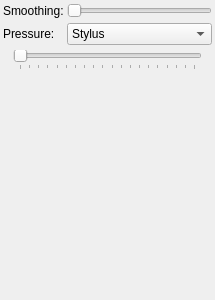
<?xml version="1.0" encoding="UTF-8"?>
<ui version="4.0">
 <class>InputSettings</class>
 <widget class="QWidget" name="InputSettings">
  <property name="geometry">
   <rect>
    <x>0</x>
    <y>0</y>
    <width>215</width>
    <height>300</height>
   </rect>
  </property>
  <property name="windowTitle">
   <string>Form</string>
  </property>
  <layout class="QVBoxLayout" name="verticalLayout">
   <property name="spacing">
    <number>5</number>
   </property>
   <property name="leftMargin">
    <number>3</number>
   </property>
   <property name="topMargin">
    <number>3</number>
   </property>
   <property name="rightMargin">
    <number>3</number>
   </property>
   <property name="bottomMargin">
    <number>3</number>
   </property>
   <item>
    <layout class="QFormLayout" name="formLayout">
     <property name="fieldGrowthPolicy">
      <enum>QFormLayout::AllNonFixedFieldsGrow</enum>
     </property>
     <property name="horizontalSpacing">
      <number>3</number>
     </property>
     <property name="verticalSpacing">
      <number>5</number>
     </property>
     <item row="0" column="0">
      <widget class="QLabel" name="label">
       <property name="text">
        <string>Smoothing:</string>
       </property>
      </widget>
     </item>
     <item row="0" column="1">
      <widget class="QSlider" name="smoothing">
       <property name="maximum">
        <number>10</number>
       </property>
       <property name="pageStep">
        <number>2</number>
       </property>
       <property name="tracking">
        <bool>false</bool>
       </property>
       <property name="orientation">
        <enum>Qt::Horizontal</enum>
       </property>
      </widget>
     </item>
     <item row="1" column="0">
      <widget class="QLabel" name="label_2">
       <property name="text">
        <string>Pressure:</string>
       </property>
      </widget>
     </item>
     <item row="1" column="1">
      <widget class="QComboBox" name="pressuresrc">
       <item>
        <property name="text">
         <string>Stylus</string>
        </property>
       </item>
       <item>
        <property name="text">
         <string>Distance</string>
        </property>
       </item>
       <item>
        <property name="text">
         <string>Velocity</string>
        </property>
       </item>
      </widget>
     </item>
    </layout>
   </item>
   <item>
    <widget class="QStackedWidget" name="stackedWidget">
     <property name="currentIndex">
      <number>1</number>
     </property>
     <widget class="QWidget" name="page_4">
      <layout class="QVBoxLayout" name="verticalLayout_2">
       <property name="spacing">
        <number>0</number>
       </property>
       <property name="leftMargin">
        <number>0</number>
       </property>
       <property name="topMargin">
        <number>0</number>
       </property>
       <property name="rightMargin">
        <number>0</number>
       </property>
       <property name="bottomMargin">
        <number>0</number>
       </property>
       <item>
        <widget class="KisCurveWidget" name="stylusCurve" native="true">
         <property name="minimumSize">
          <size>
           <width>50</width>
           <height>50</height>
          </size>
         </property>
        </widget>
       </item>
      </layout>
     </widget>
     <widget class="QWidget" name="page_5">
      <layout class="QVBoxLayout" name="verticalLayout_3">
       <property name="spacing">
        <number>3</number>
       </property>
       <property name="leftMargin">
        <number>0</number>
       </property>
       <property name="topMargin">
        <number>0</number>
       </property>
       <property name="rightMargin">
        <number>0</number>
       </property>
       <property name="bottomMargin">
        <number>0</number>
       </property>
       <item>
        <layout class="QHBoxLayout" name="horizontalLayout">
         <property name="spacing">
          <number>0</number>
         </property>
         <item>
          <spacer name="horizontalSpacer">
           <property name="orientation">
            <enum>Qt::Horizontal</enum>
           </property>
           <property name="sizeType">
            <enum>QSizePolicy::Fixed</enum>
           </property>
           <property name="sizeHint" stdset="0">
            <size>
             <width>10</width>
             <height>20</height>
            </size>
           </property>
          </spacer>
         </item>
         <item>
          <widget class="QSlider" name="distance">
           <property name="toolTip">
            <string>Curve distance</string>
           </property>
           <property name="autoFillBackground">
            <bool>false</bool>
           </property>
           <property name="minimum">
            <number>10</number>
           </property>
           <property name="maximum">
            <number>200</number>
           </property>
           <property name="tracking">
            <bool>false</bool>
           </property>
           <property name="orientation">
            <enum>Qt::Horizontal</enum>
           </property>
           <property name="tickPosition">
            <enum>QSlider::TicksBelow</enum>
           </property>
           <property name="tickInterval">
            <number>10</number>
           </property>
          </widget>
         </item>
         <item>
          <spacer name="horizontalSpacer_2">
           <property name="orientation">
            <enum>Qt::Horizontal</enum>
           </property>
           <property name="sizeType">
            <enum>QSizePolicy::Fixed</enum>
           </property>
           <property name="sizeHint" stdset="0">
            <size>
             <width>10</width>
             <height>20</height>
            </size>
           </property>
          </spacer>
         </item>
        </layout>
       </item>
       <item>
        <widget class="KisCurveWidget" name="distanceCurve" native="true">
         <property name="minimumSize">
          <size>
           <width>50</width>
           <height>50</height>
          </size>
         </property>
        </widget>
       </item>
      </layout>
     </widget>
     <widget class="QWidget" name="page_6">
      <layout class="QVBoxLayout" name="verticalLayout_4">
       <property name="spacing">
        <number>3</number>
       </property>
       <property name="leftMargin">
        <number>0</number>
       </property>
       <property name="topMargin">
        <number>0</number>
       </property>
       <property name="rightMargin">
        <number>0</number>
       </property>
       <property name="bottomMargin">
        <number>0</number>
       </property>
       <item>
        <layout class="QHBoxLayout" name="horizontalLayout_2">
         <property name="spacing">
          <number>0</number>
         </property>
         <item>
          <spacer name="horizontalSpacer_3">
           <property name="orientation">
            <enum>Qt::Horizontal</enum>
           </property>
           <property name="sizeType">
            <enum>QSizePolicy::Fixed</enum>
           </property>
           <property name="sizeHint" stdset="0">
            <size>
             <width>10</width>
             <height>20</height>
            </size>
           </property>
          </spacer>
         </item>
         <item>
          <widget class="QSlider" name="velocity">
           <property name="toolTip">
            <string>Velocity range</string>
           </property>
           <property name="minimum">
            <number>10</number>
           </property>
           <property name="maximum">
            <number>100</number>
           </property>
           <property name="tracking">
            <bool>false</bool>
           </property>
           <property name="orientation">
            <enum>Qt::Horizontal</enum>
           </property>
           <property name="tickPosition">
            <enum>QSlider::TicksBelow</enum>
           </property>
           <property name="tickInterval">
            <number>10</number>
           </property>
          </widget>
         </item>
         <item>
          <spacer name="horizontalSpacer_4">
           <property name="orientation">
            <enum>Qt::Horizontal</enum>
           </property>
           <property name="sizeType">
            <enum>QSizePolicy::Fixed</enum>
           </property>
           <property name="sizeHint" stdset="0">
            <size>
             <width>10</width>
             <height>20</height>
            </size>
           </property>
          </spacer>
         </item>
        </layout>
       </item>
       <item>
        <widget class="KisCurveWidget" name="velocityCurve" native="true">
         <property name="minimumSize">
          <size>
           <width>50</width>
           <height>50</height>
          </size>
         </property>
        </widget>
       </item>
      </layout>
     </widget>
    </widget>
   </item>
  </layout>
 </widget>
 <customwidgets>
  <customwidget>
   <class>KisCurveWidget</class>
   <extends>QWidget</extends>
   <header>bundled/kis_curve_widget.h</header>
   <container>1</container>
  </customwidget>
 </customwidgets>
 <resources/>
 <connections>
  <connection>
   <sender>pressuresrc</sender>
   <signal>activated(int)</signal>
   <receiver>stackedWidget</receiver>
   <slot>setCurrentIndex(int)</slot>
   <hints>
    <hint type="sourcelabel">
     <x>135</x>
     <y>31</y>
    </hint>
    <hint type="destinationlabel">
     <x>192</x>
     <y>200</y>
    </hint>
   </hints>
  </connection>
 </connections>
</ui>
